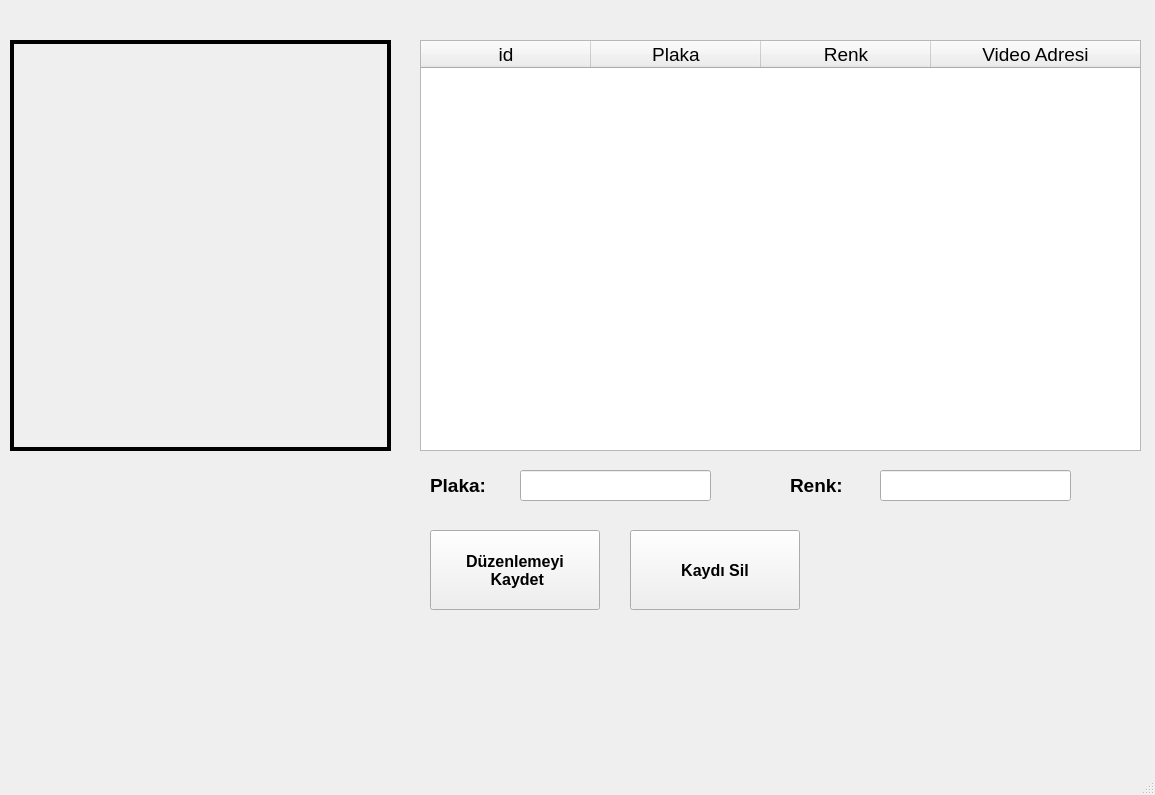
<?xml version="1.0" encoding="UTF-8"?>
<ui version="4.0">
 <class>MainWindow</class>
 <widget class="QMainWindow" name="MainWindow">
  <property name="geometry">
   <rect>
    <x>0</x>
    <y>0</y>
    <width>1155</width>
    <height>795</height>
   </rect>
  </property>
  <property name="windowTitle">
   <string>MainWindow</string>
  </property>
  <widget class="QWidget" name="centralwidget">
   <widget class="QLabel" name="frame">
    <property name="geometry">
     <rect>
      <x>10</x>
      <y>40</y>
      <width>381</width>
      <height>411</height>
     </rect>
    </property>
    <property name="frameShape">
     <enum>QFrame::Panel</enum>
    </property>
    <property name="lineWidth">
     <number>4</number>
    </property>
    <property name="midLineWidth">
     <number>0</number>
    </property>
    <property name="text">
     <string/>
    </property>
    <property name="scaledContents">
     <bool>true</bool>
    </property>
   </widget>
   <widget class="QPushButton" name="edit_button">
    <property name="geometry">
     <rect>
      <x>430</x>
      <y>530</y>
      <width>170</width>
      <height>80</height>
     </rect>
    </property>
    <property name="font">
     <font>
      <pointsize>12</pointsize>
      <weight>75</weight>
      <bold>true</bold>
     </font>
    </property>
    <property name="text">
     <string>Düzenlemeyi
 Kaydet</string>
    </property>
    <property name="autoRepeat">
     <bool>false</bool>
    </property>
   </widget>
   <widget class="QTableWidget" name="table_car">
    <property name="geometry">
     <rect>
      <x>420</x>
      <y>40</y>
      <width>721</width>
      <height>411</height>
     </rect>
    </property>
    <property name="font">
     <font>
      <pointsize>14</pointsize>
     </font>
    </property>
    <property name="layoutDirection">
     <enum>Qt::LeftToRight</enum>
    </property>
    <property name="autoFillBackground">
     <bool>false</bool>
    </property>
    <property name="verticalScrollBarPolicy">
     <enum>Qt::ScrollBarAlwaysOff</enum>
    </property>
    <property name="autoScroll">
     <bool>true</bool>
    </property>
    <property name="editTriggers">
     <set>QAbstractItemView::NoEditTriggers</set>
    </property>
    <property name="selectionMode">
     <enum>QAbstractItemView::SingleSelection</enum>
    </property>
    <property name="selectionBehavior">
     <enum>QAbstractItemView::SelectRows</enum>
    </property>
    <property name="showGrid">
     <bool>true</bool>
    </property>
    <property name="wordWrap">
     <bool>true</bool>
    </property>
    <property name="rowCount">
     <number>0</number>
    </property>
    <property name="columnCount">
     <number>4</number>
    </property>
    <attribute name="horizontalHeaderVisible">
     <bool>true</bool>
    </attribute>
    <attribute name="horizontalHeaderCascadingSectionResizes">
     <bool>false</bool>
    </attribute>
    <attribute name="horizontalHeaderMinimumSectionSize">
     <number>100</number>
    </attribute>
    <attribute name="horizontalHeaderDefaultSectionSize">
     <number>170</number>
    </attribute>
    <attribute name="horizontalHeaderStretchLastSection">
     <bool>true</bool>
    </attribute>
    <column>
     <property name="text">
      <string>id</string>
     </property>
     <property name="font">
      <font>
       <pointsize>14</pointsize>
      </font>
     </property>
    </column>
    <column>
     <property name="text">
      <string>Plaka</string>
     </property>
     <property name="font">
      <font>
       <pointsize>14</pointsize>
      </font>
     </property>
    </column>
    <column>
     <property name="text">
      <string>Renk</string>
     </property>
     <property name="font">
      <font>
       <pointsize>14</pointsize>
       <weight>50</weight>
       <bold>false</bold>
      </font>
     </property>
    </column>
    <column>
     <property name="text">
      <string>Video Adresi</string>
     </property>
     <property name="font">
      <font>
       <pointsize>14</pointsize>
      </font>
     </property>
    </column>
   </widget>
   <widget class="QLabel" name="lb_frame_3">
    <property name="geometry">
     <rect>
      <x>430</x>
      <y>470</y>
      <width>81</width>
      <height>31</height>
     </rect>
    </property>
    <property name="font">
     <font>
      <pointsize>14</pointsize>
      <weight>75</weight>
      <bold>true</bold>
     </font>
    </property>
    <property name="text">
     <string>Plaka:</string>
    </property>
   </widget>
   <widget class="QLineEdit" name="line_plate">
    <property name="geometry">
     <rect>
      <x>520</x>
      <y>470</y>
      <width>191</width>
      <height>31</height>
     </rect>
    </property>
    <property name="font">
     <font>
      <pointsize>14</pointsize>
     </font>
    </property>
   </widget>
   <widget class="QLabel" name="lb_frame_4">
    <property name="geometry">
     <rect>
      <x>790</x>
      <y>470</y>
      <width>91</width>
      <height>31</height>
     </rect>
    </property>
    <property name="font">
     <font>
      <pointsize>14</pointsize>
      <weight>75</weight>
      <bold>true</bold>
     </font>
    </property>
    <property name="text">
     <string>Renk:</string>
    </property>
   </widget>
   <widget class="QLineEdit" name="line_color">
    <property name="geometry">
     <rect>
      <x>880</x>
      <y>470</y>
      <width>191</width>
      <height>31</height>
     </rect>
    </property>
    <property name="font">
     <font>
      <pointsize>14</pointsize>
     </font>
    </property>
   </widget>
   <widget class="QPushButton" name="delete_button">
    <property name="geometry">
     <rect>
      <x>630</x>
      <y>530</y>
      <width>170</width>
      <height>80</height>
     </rect>
    </property>
    <property name="font">
     <font>
      <pointsize>12</pointsize>
      <weight>75</weight>
      <bold>true</bold>
     </font>
    </property>
    <property name="text">
     <string>Kaydı Sil</string>
    </property>
    <property name="autoRepeat">
     <bool>false</bool>
    </property>
   </widget>
  </widget>
  <widget class="QMenuBar" name="menubar">
   <property name="geometry">
    <rect>
     <x>0</x>
     <y>0</y>
     <width>1155</width>
     <height>26</height>
    </rect>
   </property>
  </widget>
  <widget class="QStatusBar" name="statusbar"/>
 </widget>
 <resources/>
 <connections/>
</ui>
